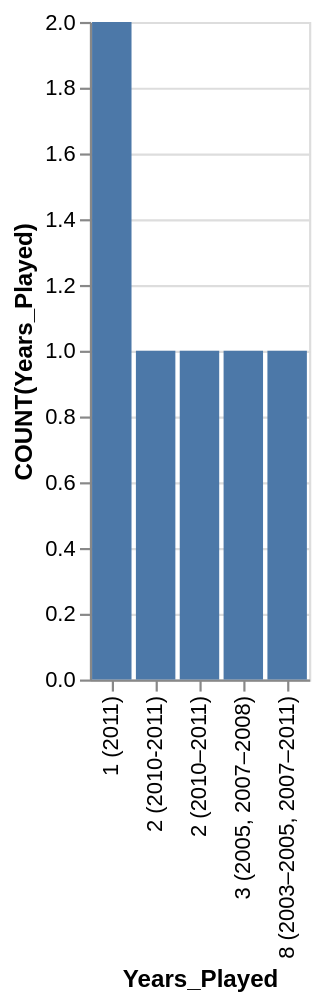

Source (Vega-Lite JSON):
### Vega-Lite specification from a JSON file in a GitHub repository (floating-point values rounded to 4 significant figures)
{"data": {"values": [{"x_data": "1 (2011)", "y_data": 2}, {"x_data": "2 (2010-2011)", "y_data": 1}, {"x_data": "2 (2010–2011)", "y_data": 1}, {"x_data": "3 (2005, 2007–2008)", "y_data": 1}, {"x_data": "8 (2003–2005, 2007–2011)", "y_data": 1}]}, "mark": "bar", "encoding": {"x": {"field": "x_data", "type": "nominal", "title": "Years_Played", "sort": "ascending"}, "y": {"field": "y_data", "type": "quantitative", "title": "COUNT(Years_Played)"}}}
